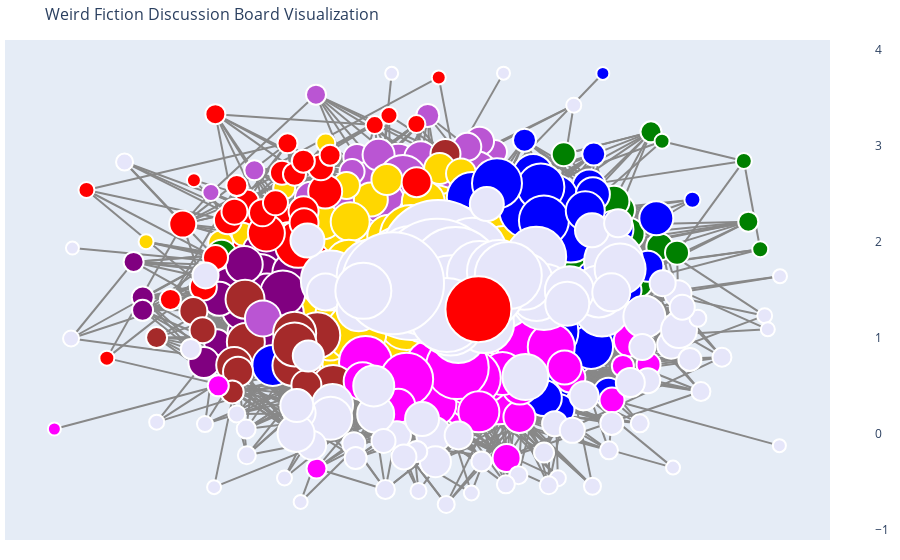

Notebook source saved alongside this figure:
### Code cell
ig.plot(G,
title="Weird Fiction Discussion Board Visualization",
layout='kamada',
color_method='color',
node_text=['name'])

### Figure 1 — Plotly figure (JSON) as saved in the notebook; plotly's stock layout.template omitted (floating-point values rounded to 4 significant figures; data arrays with more than 128 entries replaced by an {"elided": "..."} marker saying what was removed)
{"data": [{"hoverinfo": "text", "line": {"color": "#888", "width": 2}, "mode": "lines", "text": [], "type": "scatter", "x": {"elided": "15546 float values"}, "y": {"elided": "15546 float values"}}, {"hoverinfo": "text", "hovertext": {"elided": "373 str values"}, "marker": {"color": {"elided": "373 str values"}, "colorbar": {"thickness": 15, "title": {"side": "right", "text": ""}, "xanchor": "left"}, "colorscale": [[0, "rgb(255,255,217)"], [0.125, "rgb(237,248,177)"], [0.25, "rgb(199,233,180)"], [0.375, "rgb(127,205,187)"], [0.5, "rgb(65,182,196)"], [0.625, "rgb(29,145,192)"], [0.75, "rgb(34,94,168)"], [0.875, "rgb(37,52,148)"], [1, "rgb(8,29,88)"]], "line": {"width": 2}, "opacity": 1, "reversescale": true, "showscale": true, "size": {"elided": "373 int values"}}, "mode": "markers", "text": [], "textposition": "bottom center", "type": "scatter", "x": {"elided": "373 float values"}, "y": {"elided": "373 float values"}}, {"hoverinfo": "text", "marker": {"opacity": 0}, "mode": "markers", "text": [], "textposition": "middle center", "type": "scatter", "x": [], "y": []}], "layout": {"annotations": [{"showarrow": false, "text": "", "x": 0.005, "xref": "paper", "y": -0.002, "yref": "paper"}], "hovermode": "closest", "margin": {"b": 20, "l": 5, "r": 5, "t": 40}, "showlegend": false, "title": {"font": {"size": 16}, "text": "Weird Fiction Discussion Board Visualization"}, "xaxis": {"showgrid": false, "showticklabels": false, "zeroline": false}, "yaxis": {"showgrid": false, "showticklabels": false, "zeroline": false}}}
